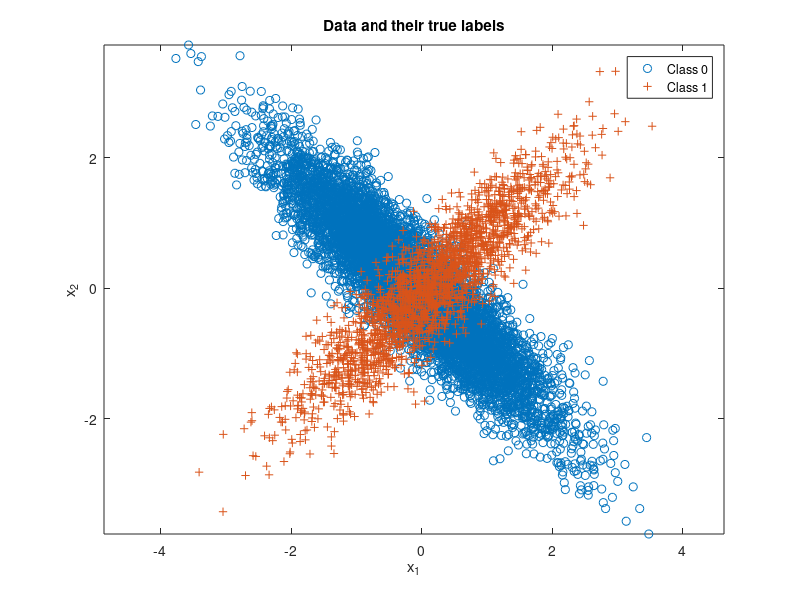

MATLAB code for this plot: (Note: this script raises an error after producing the figure.)
clear all
close all

n = 2; % number of feature dimensions
N = 10000; % number of iid samples
mu(:,1) = [-0.1;0]; mu(:,2) = [0.1;0];
Sigma(:,:,1) = [1,-0.9;-0.9,1]; Sigma(:,:,2) = [1,0.9;0.9,1];
p = [0.8,0.2];
label = rand(1,N)>=p(1);
Nc = [length(find(label==0)),length(find(label==1))];
N1 = Nc(1);
N2 = Nc(2);
x = zeros(n,N);
for l = 0:1
 x(:,label==l) = mvnrnd(mu(:,l+1),Sigma(:,:,l+1),Nc(l+1))';
end
figure(2), clf,
plot(x(1,label==0),x(2,label==0),'o'), hold on,
plot(x(1,label==1),x(2,label==1),'+'), axis equal,
legend('Class 0','Class 1'),
title('Data and their true labels'),
xlabel('x_1'), ylabel('x_2'),
discriminantscore = log(evalGaussian(x,mu(:,2),Sigma(:,:,2)))-log(evalGaussian(x,mu(:,1),Sigma(:,:,1)));

for i = 1:40000
    h = i/4;
    gamma(i)= log(h); 
    
    decision = discriminantscore>=gamma(i);
    
    ind00 = find(decision==0 & label==0);
    p00(i) = length(ind00)/Nc(1); % probability of true negative
    
    ind01 = find(decision==0 & label==1); 
    p01(i) = length(ind01)/Nc(2); % probability of false negative
   
    ind10 = find(decision==1 & label==0); 
    p10(i) = length(ind10)/Nc(1); 

    ind11 = find(decision==1 & label==1);
    p11(i) = length(ind11)/Nc(2);
    perr(i) = ([p10(i),p01(i)]*Nc')/N;
end
k = max(p10);
j = max(p11);
[M,I] = min(perr(:))
% 
figure(3),
plot(p10,p11);hold on,
xlabel('False Positive');
ylabel('True Positive');
legend();
%plot(permin,'or');hold off;
plot(p10(I),p11(I),'-o');hold off;
axis([0 1 0 1]),

%%%%%%%% FISHER LDA %%%%%%%%
x1 = x(:,label==0);
x2 = x(:,label == 1);

mean1 = mean(x1,2);
mean2 = mean(x2,2);

var1 = cov(x1');
var2 = cov(x2');

Sb = (mean1 -mean2)*(mean1-mean2)';
Sw = var1+var2;

[V,D] = eig(inv(Sw),Sb);
[~,ind] = sort(diag(D),'descend');
W = V(:,ind(1));

prd1 = W'*x1;
prd2 =  W'*x2;


figure(4),
subplot(2,1,1), plot(x1(1,:),x1(2,:),'r*'); hold on;
plot(x2(1,:),x2(2,:),'bo'); axis equal, 
subplot(2,1,2), plot(prd1(1,:),zeros(1,N1),'r*'); hold on;
plot(prd2(1,:),zeros(1,N2),'bo'); axis equal,





function g = evalGaussian(x,mu,Sigma)
[n,N] = size(x);
C = ((2*pi)^n * det(Sigma))^(-1/2);
E = -0.5*sum((x-repmat(mu,1,N)).*(inv(Sigma)*(x-repmat(mu,1,N))),1);
g = C*exp(E);
end